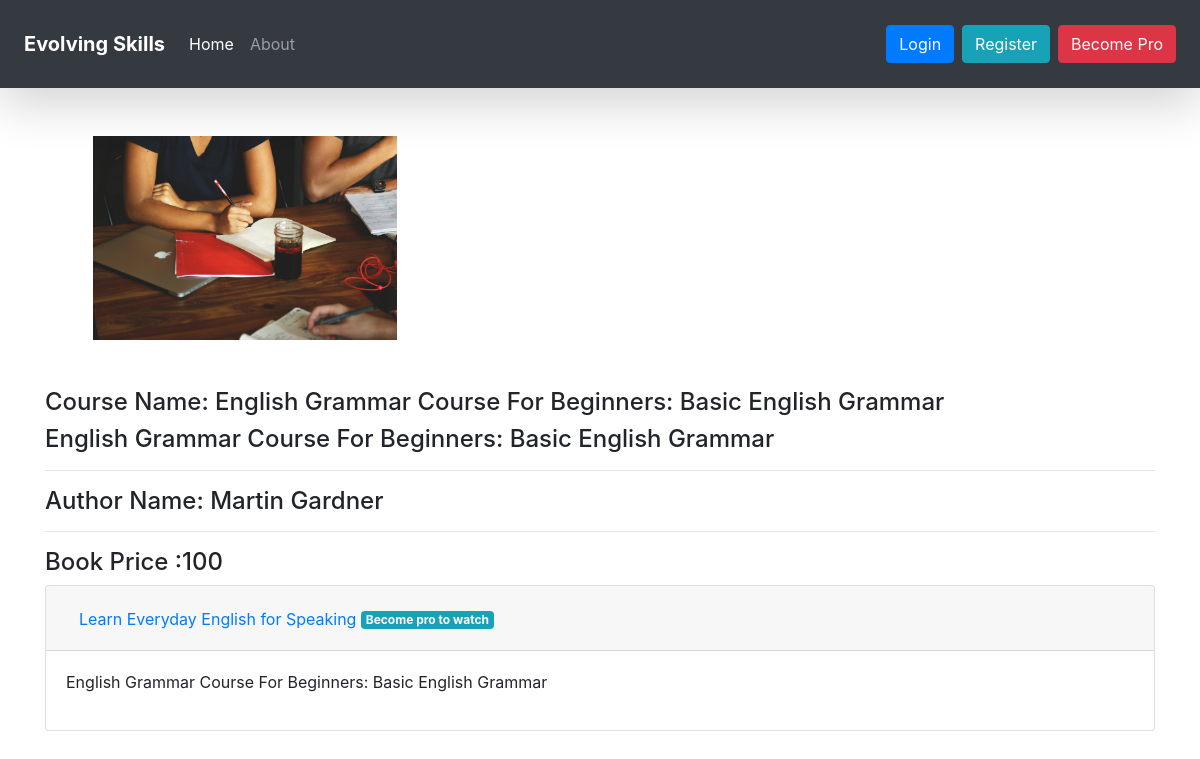
Page /course/english-grammar-course-for-beginners-basic-english-grammar on the committed database.
### home/models.py (models this page shows, shortened)
class Course(models.Model):
    course_name = models.CharField(max_length=100)
    course_description = RichTextField()
    is_premium = models.BooleanField(default=False)
    course_image = models.ImageField(upload_to="course")
    slug = models.SlugField(blank=True)
    Book_author_name = models.CharField(max_length=250, null=True, blank=True)
    Book_price = models.IntegerField(null = True)

class CourseModule(models.Model):
    course = models.ForeignKey(Course , on_delete=models.CASCADE)
    course_module_name = models.CharField(max_length=100)
    course_description =RichTextField()
    video_url = models.URLField(max_length=200)
    can_view = models.BooleanField(default=False)

### home/views.py (the view)
# urls.py: path('course/<slug>' ,view_course , name="course"),
def view_course(request,slug):
    course = Course.objects.filter(slug =slug).first()
    course_modules = CourseModule.objects.filter(course=course)
    context = {'course':course , 'course_modules':course_modules}
    return render(request, 'course.html' , context)

### home/templates/course.html (shortened to what this page needs)
{% extends "base.html" %}
{% block start %}
<div class="container">
    <img src="/media/{{course.course_image}}" class="card-img-top p-5 img-fluid img-centered img-responsive" style="height:300px;width:400px">
    <h4> Course Name: {{course.course_name}}</h4>
    <h4>  {{course.course_description | safe}}</h4>
    <hr>
     <h4>Author Name: {{course.Book_author_name }}</h4>
      <hr>
     <h4> Book Price :{{course.Book_price}}</h4>
        {% for course_module in course_modules %}
    <div class="accordion" id="accordion-{{forloop.counter}}">
        <div class="card">
          <div class="card-header" id="headingOne">
            <h2 class="mb-0">
              <button class="btn btn-link" type="button" data-toggle="collapse"
              data-target="#collapse-{{forloop.counter}}" aria-expanded="true" aria-controls="collapseOne">
               {{course_module.course_module_name}}
               {% if course_module.can_view %}
               <span class="badge badge-success">Can Watch</span>
               {% else %}
               <span class="badge badge-info">Become pro to watch</span>
                {% endif %}
              </button>
            </h2>
          </div>
          <div id="collapse-{{forloop.counter}}" class="collapse show"
          aria-labelledby="headingOne" data-parent="#accordion-{{forloop.counter}}">
            <div class="card-body">
                {{course_module.course_description|safe}}
            </div>
          </div>
        </div>
    </div>
        {% endfor %}
</div>
{% endblock %}

### rows in the picture
Course: course_image (picture), course_name "English Grammar Course For Beginners: Basic English Grammar", course_description "English Grammar Course For Beginners: Basic English Grammar", Book_author_name "Martin Gardner", Book_price "100"
CourseModule: course_module_name "Learn Everyday English for Speaking", can_view "Become pro to watch", course_description "English Grammar Course For Beginners: Basic English Grammar"
